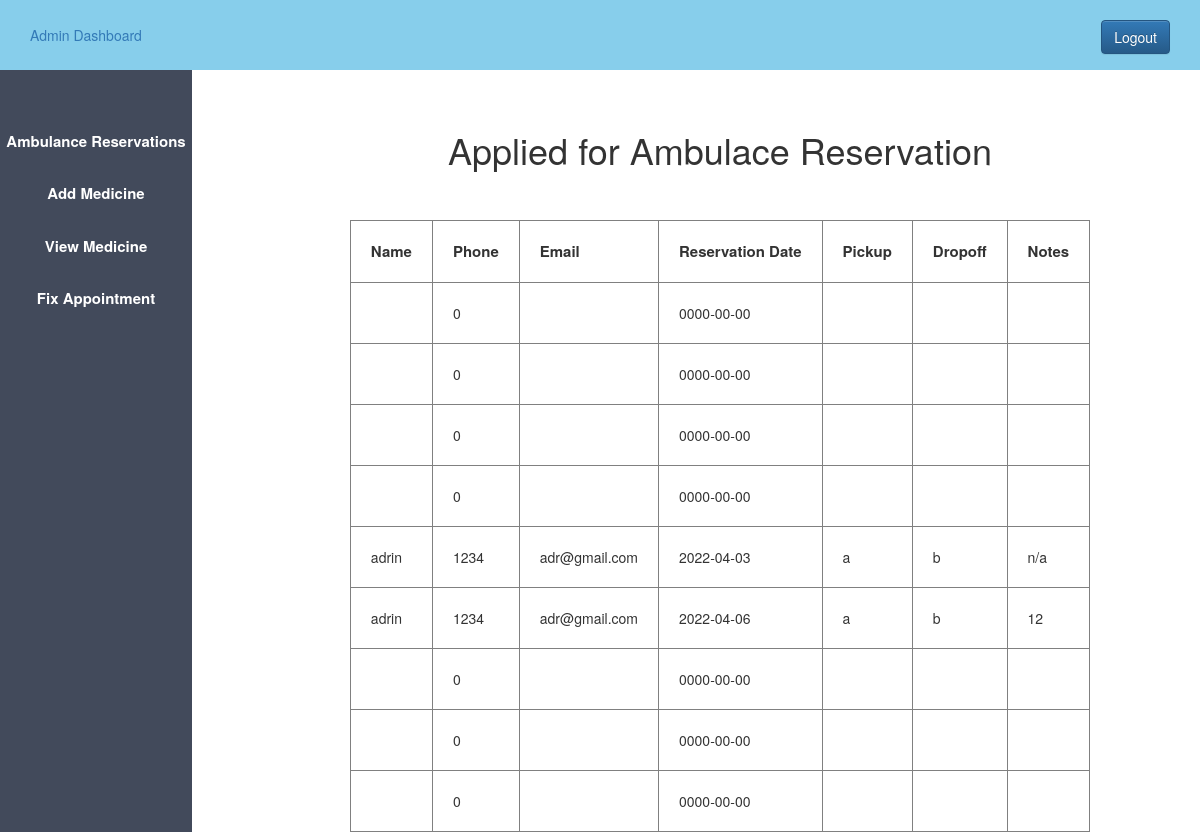
The page /ambres.php (signed in) on the database its author committed.
### tables this page shows
CREATE TABLE `form` (
  `id` int(11) NOT NULL,
  `name` varchar(100) NOT NULL,
  `phone` int(100) NOT NULL,
  `email` varchar(100) NOT NULL,
  `date` date NOT NULL,
  `pickup` varchar(100) NOT NULL,
  `dropoff` varchar(100) NOT NULL,
  `notes` varchar(100) NOT NULL
);

### ambres.php (the view, shortened to what this page needs)
<?php
	$host="localhost";
    $user="root";
    $password="";
    $db="amb";
    $data=mysqli_connect($host,$user,$password,$db);
	$sql="SELECT * from form";
	$result=mysqli_query($data,$sql);
?>
<!DOCTYPE html>
<html>
<head>
	<?php
	include 'admin_css.php';
	?>
</head>
<body>
	<?php
	include 'admin_sidebar.php';
	?>
	<div class="content">
		<center>
		<h1>Applied for Ambulace Reservation</h1>
		<br></br>
		<table border="1px">
			<tr>
				<th style="padding:20px; font-size:15px;">Name</th>
				<th style="padding:20px; font-size:15px;">Phone</th>
				<th style="padding:20px; font-size:15px;">Email</th>
				<th style="padding:20px; font-size:15px;">Reservation Date</th>
				<th style="padding:20px; font-size:15px;">Pickup</th>
				<th style="padding:20px; font-size:15px;">Dropoff</th>
				<th style="padding:20px; font-size:15px;">Notes</th>
			</tr>
			<?php
			while($info=$result->fetch_assoc()){
			?>
			<tr>
				<td style="padding:20px;"><?php echo "{$info['name']}";?></td>
				<td style="padding:20px;"><?php echo "{$info['phone']}";?></td>
				<td style="padding:20px;"><?php echo "{$info['email']}";?></td>
				<td style="padding:20px;"><?php echo "{$info['date']}";?></td>
				<td style="padding:20px;"><?php echo "{$info['pickup']}";?></td>
				<td style="padding:20px;"><?php echo "{$info['dropoff']}";?></td>
				<td style="padding:20px;"><?php echo "{$info['notes']}";?></td>
			</tr>
			<?php
			}
			?>
		</table>
		</center>
	</div>
</body>
</html>

### admin_css.php (shortened to what this page needs)
<link rel="stylesheet" type="text/css" href="admin.css">
<link rel="stylesheet" href="https://maxcdn.bootstrapcdn.com/bootstrap/3.3.7/css/bootstrap.min.css">
<link rel="stylesheet" href="https://maxcdn.bootstrapcdn.com/bootstrap/3.3.7/css/bootstrap-theme.min.css">

### admin_sidebar.php
<header class="header">
		<a href="adminhome.php">Admin Dashboard</a>
		<div class="logout">
			<a href="logout.php" class="btn btn-primary">Logout</a>
		</div>
	</header>
	<aside>
		<ul>
			<li>
				<a href="ambres.php">Ambulance Reservations</a>
			</li>
			<li>
				<a href="../medicine/admin.php">Add Medicine</a>
			</li>
			<li>
				<a href="../medicine/products.php">View Medicine</a>
			</li>
			<li>
				<a href="../doctor appointment/doctor/addschedule.php">Fix Appointment</a>
			</li>
		</ul>
	</aside>

### admin.css (style rules this page uses)
* { margin: 0px; padding: 0px; }
.header { background-color: skyblue; line-height: 70px; padding-left: 30px; }
a,a:hover { text-decoration: none!important; }
.logout { float: right; padding-right: 30px; }
ul { background-color: #424a5b; width: 16%; height: 100%; position: fixed; padding-top: 5%; text-align: center; }
ul li { list-style: none; padding-bottom: 30px; font-size: 15px; }
ul li a { color: white; font-weight: bold; }
.content { margin-left: 20%; margin-top: 5%; }

### rows shown on the page
form: phone "0", date "0000-00-00"
form: phone "0", date "0000-00-00"
form: phone "0", date "0000-00-00"
form: phone "0", date "0000-00-00"
form: name "adrin", phone "1234", email "adr@gmail.com", date "2022-04-03", pickup "a", dropoff "b", notes "n/a"
form: name "adrin", phone "1234", email "adr@gmail.com", date "2022-04-06", pickup "a", dropoff "b", notes "12"
form: phone "0", date "0000-00-00"
form: phone "0", date "0000-00-00"
form: phone "0", date "0000-00-00"
